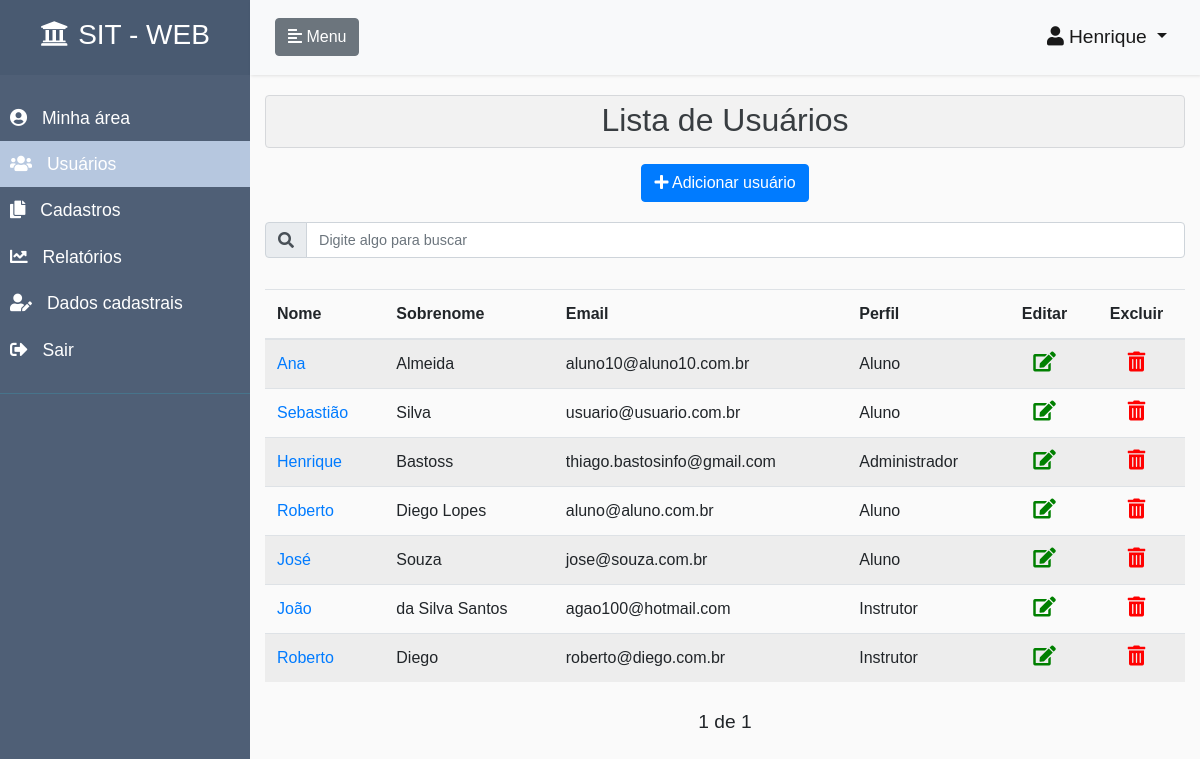
Page /accounts/lista-usuarios/ (signed in) on the earlier database version.
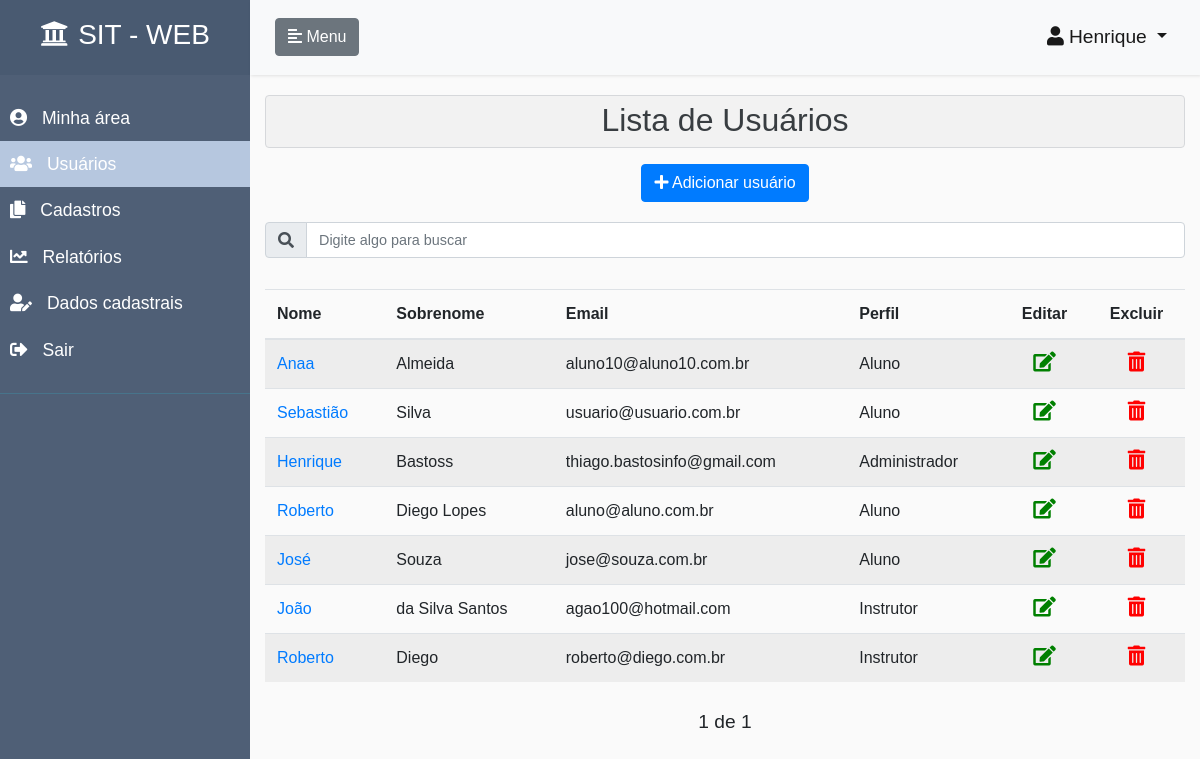
Same page on the later database version.
### accounts/models.py (models this page shows, shortened)
class CustomUser(AbstractUser):
    ALUNO = 1
    INSTRUTOR = 2
    ADMINISTRADOR = 3
    PERFIS = (
        (ALUNO, 'Aluno'),
        (INSTRUTOR, 'Instrutor'),
        (ADMINISTRADOR, 'Administrador'),
    )
    email = models.EmailField(unique=True)
    username = models.CharField(
        max_length=150,
        null=True,
        blank=True,
    )
    perfil = models.PositiveSmallIntegerField(
        choices=PERFIS,
        null=True,
        blank=True
    )
    REQUIRED_FIELDS = []
    USERNAME_FIELD = 'email'
    def tem_perfil_administrador(self):
        if self.perfil == self.ADMINISTRADOR or self.is_staff:
            return True
        return False

### accounts/views.py (the view)
# urls.py: path('lista-usuarios/', listaUsuariosView, name='lista-usuarios'),
@login_required
def listaUsuariosView(request):
    perfil_administrador = False
    if request.user.tem_perfil_administrador():
        perfil_administrador = True
        tituloPagina = "Lista de usuários"
        try:
            search = request.GET.get('search')
        except:
            search = None
        if search:
            search_fields = ['username', 'first_name', 'last_name', 'email']
            filtro = reduce(or_, [Q(**{'{}__icontains'.format(f): search}) for f in search_fields], Q())
            objetos = CustomUser.objects.filter(filtro)
            objetos = objetos.filter(Q(perfil=1) | (Q(perfil=2) | (Q(perfil=2)))).order_by('username')
        else:
            lista_objetos = CustomUser.objects.all().order_by('username')
            lista_objetos = lista_objetos.filter(Q(perfil=1) | (Q(perfil=2) | (Q(perfil=3))))
            paginator = Paginator(lista_objetos, 10)
            page = request.GET.get('page')
            objetos = paginator.get_page(page)
        nao_tem_objetos = False
        if len(objetos) == 0:
            nao_tem_objetos = True
        nome_template = 'usuarios-lista.html'
        if request.is_ajax():
            nome_template = 'usuarios-lista-conteudo.html'
        return render(
            request,
            nome_template,
            {
                'objetos': objetos,
                'tituloPagina': tituloPagina,
                'perfil_administrador': perfil_administrador,
                'nao_tem_objetos': nao_tem_objetos,
                'menu_inicio': False,
                'menu_meus_cursos': False,
                'menu_cadastros': False,
                'menu_relatorios': False,
                'menu_usuarios': True,
                'menu_dados_cadastrais': False,
            }
        )
    else:
        return trata_usuario_sem_permissao(request)

### accounts/templates/usuarios-lista.html (shortened to what this page needs)
{% extends 'pagina-inicial.html' %}
{% block content_page %}
<div class="col-12 list-div">
    <div class="alert alert-secondary" role="alert" style="background-color: rgba(0,0,0,.03); padding: 0;">
        <h2 class="text-center" style="margin-top: 5px;">Lista de Usuários</h2>
    </div>
    <div class="btn-toolbar justify-content-between" role="toolbar" aria-label="Toolbar with button groups">
        <div class="col text-center" style="margin-top: 0px; margin-bottom: 5px;">
          <a href="/accounts/novo-usuario/" class="btn btn-primary" role="button" title="Adiciona um novo usuário">
              <i class="fas fa-plus class-icone-button"></i>
                  Adicionar usuário
          </a>
        </div>
    </div>
    <div class="col-12 search-div">
        <form method="GET" id="search-form">
                <div class="input-group mb-3">
                    <div class="input-group-prepend">
                        <span class="input-group-text" id="basic-addon1"><i class="fas fa-search" id="teste"></i></span>
                    </div>
                    <input class="form-control" type="text" id="search" name="search"
                           placeholder="Digite algo para buscar"
                           value="{{ request.GET.search }}"
                           style="font-size: 0.9rem"
                           title="Informe qualquer caracteristica de um curso para filtrar">
                </div>
        </form>
    </div>
    {% if nao_tem_objetos == False %}
    <div class="container-pesquisa">
        {% include  'usuarios-lista-conteudo.html' %}
    </div>
        <div class="pagination" style="margin-top: 10px;">
            <span class="step-links">
                <div class="btn-toolbar justify-content-between" role="toolbar" aria-label="Toolbar with button groups">
                    <span>
                        {% if objetos.paginator.num_pages %}
                        <span class="current" style="font-size: 1.2rem;">
                            {{ objetos.number }} de {{ objetos.paginator.num_pages }}
                        </span>
                        {% endif %}
                    </span>
                </div>
            </span>
        </div>
    {% else %}
        <h5 class="text-center" style="margin-top: 20px;">Sem cadastros a serem exibidos</h5>
    {% endif %}
</div>
{% endblock %}

### accounts/templates/usuarios-lista-conteudo.html (shortened to what this page needs)
       <div style="overflow-x:auto;">
            <table class="table table-striped">
                <thead>
                    <tr>
                        <th scope="col">Nome</th>
                        <th scope="col">Sobrenome</th>
                        <th scope="col">Email</th>
                        <th scope="col">Perfil</th>
                        <th scope="col"><div class="text-center">Editar</div></th>
                        <th scope="col"><div class="text-center">Excluir</div></th>
                    </tr>
                </thead>
                <tbody>
                {% for objeto in objetos %}
                    <tr>
                        <td><a href="/accounts/edit/{{ objeto.id }}">{{ objeto.first_name }}</a></td>
                        <td>{{ objeto.last_name }}</td>
                        <td>{{ objeto.email }}</td>
                        {% if objeto.perfil == 1 %}
                            <td>Aluno</td>
                        {% else %}
                            {% if objeto.perfil == 2 %}
                                <td>Instrutor</td>
                            {% else %}
                                {% if objeto.perfil == 3 %}
                                    <td>Administrador</td>
                                {% else %}
                                    <td>-</td>
                                {% endif %}
                            {% endif %}
                        {% endif %}
                        <td>
                            <div class="text-center">
                                <a href="/accounts/edit/{{ objeto.id }}" title="Abre edição do usuário selecionado">
                                    <i class="fas fa-edit" style="cursor: pointer; font-size: 20px; color: green;"></i>
                                </a>
                            </div>
                        </td>
                        <td>
                            <div class="text-center">
                                <i class="fas fa-trash-alt" style="cursor: pointer; font-size: 20px; color: red;" onclick="removeItem({{ objeto.id }}, '/accounts/remove-usuario/{{ objeto.id }}')" title="Remove o usuário selecionado"></i>
                            </div>
                        </td>
                    </tr>
                {% endfor %}
                </tbody>
            </table>
       </div>

Differences in the rows shown:
changed CustomUser "Almeida": first_name "Ana" → "Anaa"
